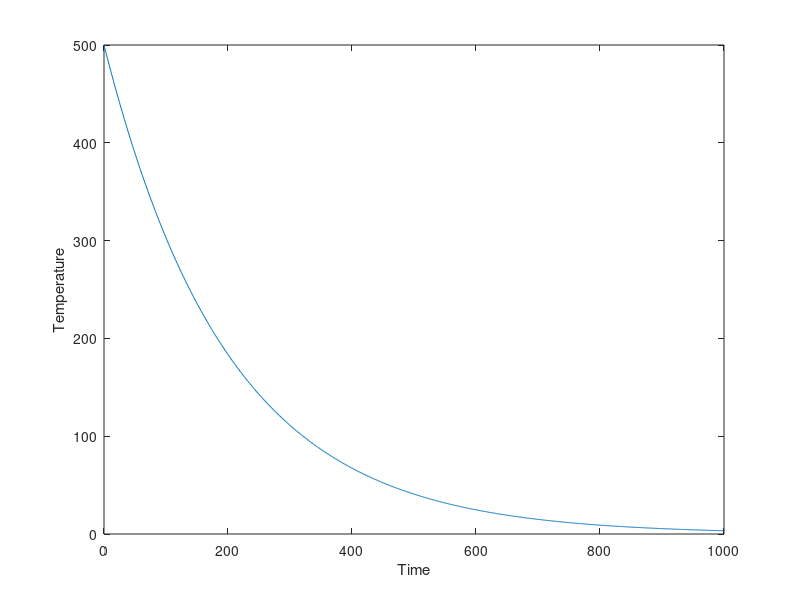

Write the MATLAB code that produced this figure.
  1;

  ##############################################################################
  # FUNCTIONS
  ##############################################################################

  ##============================================================================
  #
  function y = geometric(T0, x)
    a = 0.995;
    y = [T0];

    for i = 2:length(x)
      y = [y; a*y(i-1)];
    endfor
  endfunction

  ##============================================================================
  #
  function y = linear(T0, x)
    D = 0.5;
    y = [T0];

    for i = 2:length(x)
      y = [y; y(i-1) - D];
    endfor
  endfunction

  ##============================================================================
  #
  function y = exponential(T0, x)
    b = 0.01;
    y = [T0];

    for i = 2:length(x)
      y = [y; exp(b)*y(i-1)];
    endfor
  endfunction

  ##############################################################################
  # SCRIPT
  ##############################################################################

  ## Generate x vector
  x = 0:1:1000;

  ## Initial temperature
  T0 = 500;

  ## Plots
  figure(1);
  clf();
  plot(x, geometric(T0, x));
  hold on;
  ## plot(x, linear(T0, x));
  ## plot(x, exponential(T0, x));
  hold off;

  ## Configure Plot
  xlabel ("Time");
  ylabel ("Temperature");

  ## Output plot
  print(1, "cool_func.pdf");
